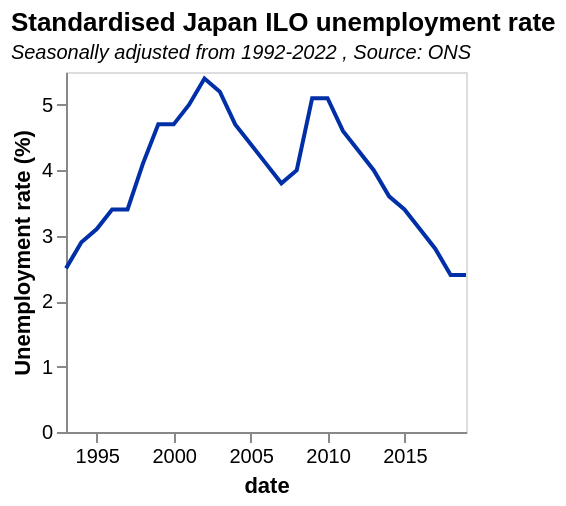

The Vega-Lite source for this figure:
### Vega-Lite specification from a JSON file in a GitHub repository (floating-point values rounded to 4 significant figures)
{"$schema": "https://vega.github.io/schema/vega-lite/v5.json", "data": {"values": [{"date": "1993", "label": "1993", "month": "", "quarter": "", "sourceDataset": "LMS", "updateDate": "2015-10-13T23:00:00.000Z", "value": "2.5", "year": "1993"}, {"date": "1994", "label": "1994", "month": "", "quarter": "", "sourceDataset": "LMS", "updateDate": "2015-10-13T23:00:00.000Z", "value": "2.9", "year": "1994"}, {"date": "1995", "label": "1995", "month": "", "quarter": "", "sourceDataset": "LMS", "updateDate": "2015-10-13T23:00:00.000Z", "value": "3.1", "year": "1995"}, {"date": "1996", "label": "1996", "month": "", "quarter": "", "sourceDataset": "LMS", "updateDate": "2015-10-13T23:00:00.000Z", "value": "3.4", "year": "1996"}, {"date": "1997", "label": "1997", "month": "", "quarter": "", "sourceDataset": "LMS", "updateDate": "2015-10-13T23:00:00.000Z", "value": "3.4", "year": "1997"}, {"date": "1998", "label": "1998", "month": "", "quarter": "", "sourceDataset": "LMS", "updateDate": "2015-10-13T23:00:00.000Z", "value": "4.1", "year": "1998"}, {"date": "1999", "label": "1999", "month": "", "quarter": "", "sourceDataset": "LMS", "updateDate": "2015-10-13T23:00:00.000Z", "value": "4.7", "year": "1999"}, {"date": "2000", "label": "2000", "month": "", "quarter": "", "sourceDataset": "LMS", "updateDate": "2015-10-13T23:00:00.000Z", "value": "4.7", "year": "2000"}, {"date": "2001", "label": "2001", "month": "", "quarter": "", "sourceDataset": "LMS", "updateDate": "2015-10-13T23:00:00.000Z", "value": "5.0", "year": "2001"}, {"date": "2002", "label": "2002", "month": "", "quarter": "", "sourceDataset": "LMS", "updateDate": "2015-10-13T23:00:00.000Z", "value": "5.4", "year": "2002"}, {"date": "2003", "label": "2003", "month": "", "quarter": "", "sourceDataset": "LMS", "updateDate": "2015-10-13T23:00:00.000Z", "value": "5.2", "year": "2003"}, {"date": "2004", "label": "2004", "month": "", "quarter": "", "sourceDataset": "LMS", "updateDate": "2015-10-13T23:00:00.000Z", "value": "4.7", "year": "2004"}, {"date": "2005", "label": "2005", "month": "", "quarter": "", "sourceDataset": "LMS", "updateDate": "2015-10-13T23:00:00.000Z", "value": "4.4", "year": "2005"}, {"date": "2006", "label": "2006", "month": "", "quarter": "", "sourceDataset": "LMS", "updateDate": "2015-10-13T23:00:00.000Z", "value": "4.1", "year": "2006"}, {"date": "2007", "label": "2007", "month": "", "quarter": "", "sourceDataset": "LMS", "updateDate": "2015-10-13T23:00:00.000Z", "value": "3.8", "year": "2007"}, {"date": "2008", "label": "2008", "month": "", "quarter": "", "sourceDataset": "LMS", "updateDate": "2015-10-13T23:00:00.000Z", "value": "4.0", "year": "2008"}, {"date": "2009", "label": "2009", "month": "", "quarter": "", "sourceDataset": "LMS", "updateDate": "2015-10-13T23:00:00.000Z", "value": "5.1", "year": "2009"}, {"date": "2010", "label": "2010", "month": "", "quarter": "", "sourceDataset": "LMS", "updateDate": "2015-10-13T23:00:00.000Z", "value": "5.1", "year": "2010"}, {"date": "2011", "label": "2011", "month": "", "quarter": "", "sourceDataset": "LMS", "updateDate": "2015-10-13T23:00:00.000Z", "value": "4.6", "year": "2011"}, {"date": "2012", "label": "2012", "month": "", "quarter": "", "sourceDataset": "LMS", "updateDate": "2015-10-13T23:00:00.000Z", "value": "4.3", "year": "2012"}, {"date": "2013", "label": "2013", "month": "", "quarter": "", "sourceDataset": "LMS", "updateDate": "2015-10-13T23:00:00.000Z", "value": "4.0", "year": "2013"}, {"date": "2014", "label": "2014", "month": "", "quarter": "", "sourceDataset": "LMS", "updateDate": "2015-10-13T23:00:00.000Z", "value": "3.6", "year": "2014"}, {"date": "2015", "label": "2015", "month": "", "quarter": "", "sourceDataset": "LMS", "updateDate": "2016-03-16T09:30:00.000Z", "value": "3.4", "year": "2015"}, {"date": "2016", "label": "2016", "month": "", "quarter": "", "sourceDataset": "LMS", "updateDate": "2017-02-15T00:00:00.000Z", "value": "3.1", "year": "2016"}, {"date": "2017", "label": "2017", "month": "", "quarter": "", "sourceDataset": "LMS", "updateDate": "2018-02-21T00:00:00.000Z", "value": "2.8", "year": "2017"}, {"date": "2018", "label": "2018", "month": "", "quarter": "", "sourceDataset": "LMS", "updateDate": "2019-02-19T00:00:00.000Z", "value": "2.4", "year": "2018"}, {"date": "2019", "label": "2019", "month": "", "quarter": "", "sourceDataset": "LMS", "updateDate": "2020-03-17T00:00:00.000Z", "value": "2.4", "year": "2019"}], "format": {"parse": {"date": "date"}}}, "title": {"text": "Standardised Japan ILO unemployment rate", "subtitle": "Seasonally adjusted from 1992-2022 , Source: ONS", "subtitleFontStyle": "italic", "subtitleFontSize": 10, "anchor": "start", "color": "black"}, "width": 200, "height": 180, "mark": {"type": "line", "color": "rgb(0,47,167"}, "encoding": {"x": {"field": "date", "type": "temporal", "axis": {"grid": false}}, "y": {"field": "value", "type": "quantitative", "axis": {"grid": false}, "title": "Unemployment rate (%)"}}, "config": {}, "transform": [{"calculate": "datum.Totals/1000", "as": "billions"}]}
